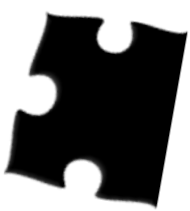
#> input picture images_solved/pieces/aurora30/piece_11.png, 190 x 211 px, found by its file name
$ python piece_to_center.py
#> lines starting #> are read from the running program, lines starting #| are printed output that depends on the picture; after the words box and inside, x2 and y2 are one past the last pixel; in counts of white or black regions, pixels touching at a corner belong together
"""
piece_to_center.py - This script processes an image of a puzzle piece, thresholds it to
isolate non-white pixels, and computes the center of these pixels (weighted center of
mass).
"""

import cv2
import matplotlib.pyplot as plt


def piece_to_center(image_path: str) -> None:
    """
    Computes the weighted center of non-white pixels in a puzzle piece image and
    displays it.

    Args:
        image_path (str): Path to the input puzzle piece image.

    Returns:
        None
    """
#> called with image_path = 'images/pieces/aurora30/piece_11.png'
    # Read the image in grayscale (simplifies processing by reducing to 1 channel).
    img = cv2.imread(image_path, cv2.IMREAD_GRAYSCALE)
#> img is the input picture: shape (211, 190); min 0, max 255, mean 111.8

    # Threshold the image to create a binary mask:
    # Pixels > 254 are set to 0 (white background); others set to 255 (piece area).
    _, binary = cv2.threshold(img, 254, 255, cv2.THRESH_BINARY_INV)
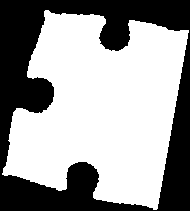
#> binary: shape (211, 190); 61.2% white; 1 black region, box (x1, y1, x2, y2) and area: (0, 0, 190, 211) 15573

    # Compute image moments from the binary mask to calculate the weighted center.
    moments = cv2.moments(binary)
#> moments = moments, m00 6251835, centre m10/m00, m01/m00 = (100.5, 108)

    # Moments explanation:
    # 'm00': Area of the white region (sum of pixel values).
    # 'm10', 'm01': Spatial moments used to calculate centroid.

    # If the area (m00) is non-zero, calculate center of mass:
    if moments["m00"] != 0:
        center_x = int(moments["m10"] / moments["m00"])  # x-coordinate of the center
#> center_x = 100
        center_y = int(moments["m01"] / moments["m00"])  # y-coordinate of the center
#> center_y = 107
    else:
        center_x, center_y = 0, 0  # Avoid division by zero if m00 is zero

    # Overlay a red dot on the original image at the computed center.
    img_center = cv2.cvtColor(img, cv2.COLOR_GRAY2BGR)  # Convert grayscale to BGR
    cv2.circle(img_center, (center_x, center_y), 5, (0, 0, 255), -1)  # Red dot
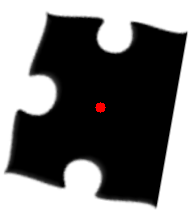
#> img_center: shape (211, 190, 3); 0.2% of pixels changed, all inside (x1, y1, x2, y2) = (95, 102, 106, 113)

    # Plot all results in one figure using subplots
    _, axs = plt.subplots(1, 2, figsize=(15, 6))

    # Thresholded binary image
    axs[0].imshow(binary, cmap="gray")
    axs[0].set_title("Thresholded Binary Image")
    axs[0].axis("off")

    # Original image with the weighted center marked
    axs[1].imshow(cv2.cvtColor(img_center, cv2.COLOR_BGR2RGB))
    axs[1].set_title("Weighted Center (Red Dot)")
    axs[1].axis("off")

    plt.tight_layout()
    plt.show()
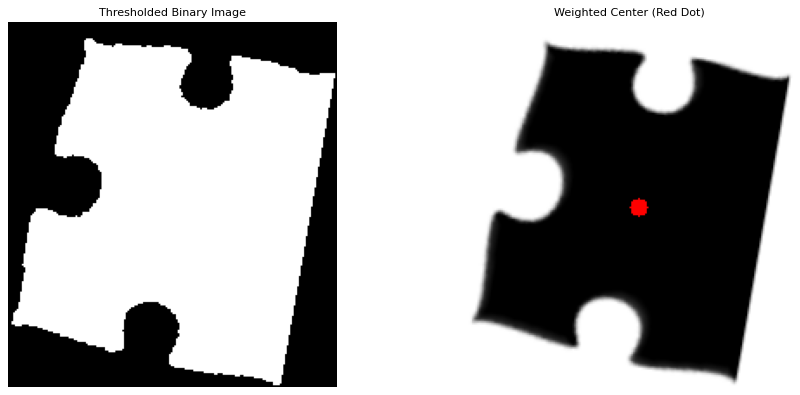
#> figure drawn by matplotlib, 2 panels


# Example usage
image_path = "images/pieces/aurora30/piece_11.png"  # Replace with your image path
piece_to_center(image_path)

$ run again, with images_solved/pieces/aurora30/piece_1.png copied over images_solved/pieces/aurora30/piece_11.png
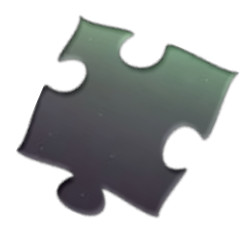
#> input picture images_solved/pieces/aurora30/piece_1.png, 242 x 252 px, found by its file name
#> in piece_to_center, `_, binary = cv2.threshold(img, 254, 255, cv2.THRESH_BINARY_INV)`:
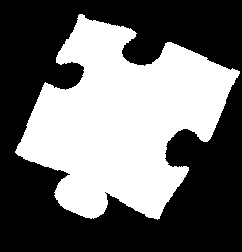
#> binary: shape (252, 242); 42.4% white; 1 white region, box (x1, y1, x2, y2) and area: (15, 14, 240, 220) 25848
#> moments = moments, m00 6591240, centre m10/m00, m01/m00 = (121.7, 120)
#> center_x = 121
#> center_y = 119
#> in piece_to_center, `plt.show()`:
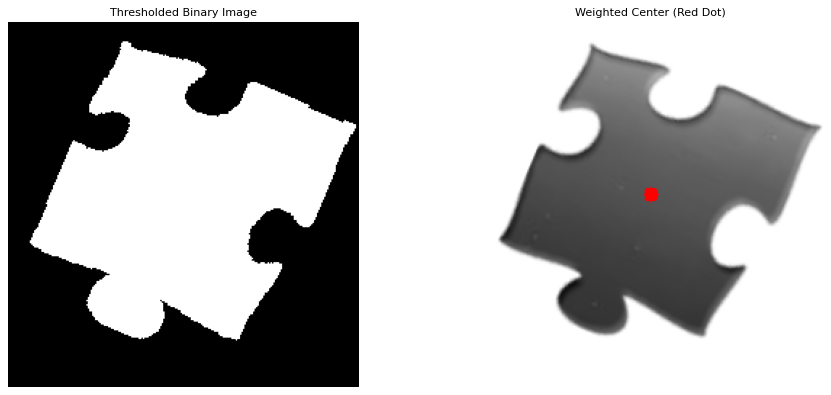
#> figure drawn by matplotlib, 2 panels

$ run again, with images_solved/pieces/aurora30/piece_10.png copied over images_solved/pieces/aurora30/piece_11.png
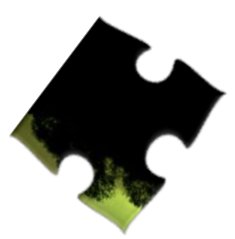
#> input picture images_solved/pieces/aurora30/piece_10.png, 235 x 239 px, found by its file name
#> in piece_to_center, `_, binary = cv2.threshold(img, 254, 255, cv2.THRESH_BINARY_INV)`:
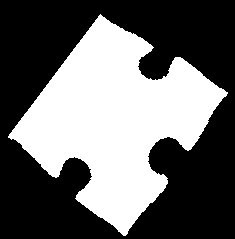
#> binary: shape (239, 235); 40.8% white; 1 white region, box (x1, y1, x2, y2) and area: (8, 14, 228, 236) 22922
#> moments = moments, m00 5845110, centre m10/m00, m01/m00 = (115.1, 119.7)
#> center_x = 115
#> center_y = 119
#> in piece_to_center, `plt.show()`:
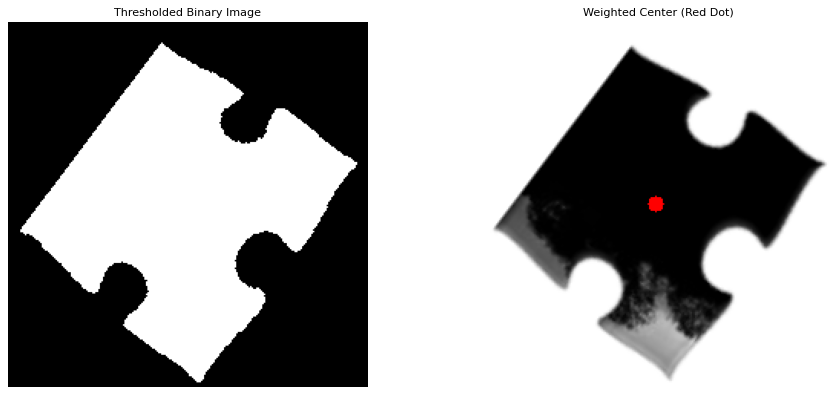
#> figure drawn by matplotlib, 2 panels

$ run again, with images_solved/pieces/aurora30/piece_13.png copied over images_solved/pieces/aurora30/piece_11.png
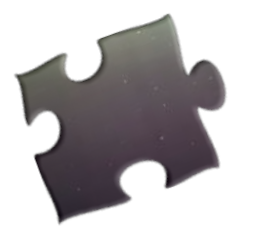
#> input picture images_solved/pieces/aurora30/piece_13.png, 254 x 230 px, found by its file name
#> in piece_to_center, `_, binary = cv2.threshold(img, 254, 255, cv2.THRESH_BINARY_INV)`:
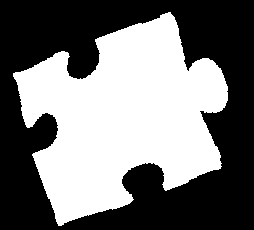
#> binary: shape (230, 254); 46.1% white; 1 white region, box (x1, y1, x2, y2) and area: (13, 12, 228, 226) 26960
#> moments = moments, m00 6874800, centre m10/m00, m01/m00 = (122.7, 117.2)
#> center_x = 122
#> center_y = 117
#> in piece_to_center, `plt.show()`:
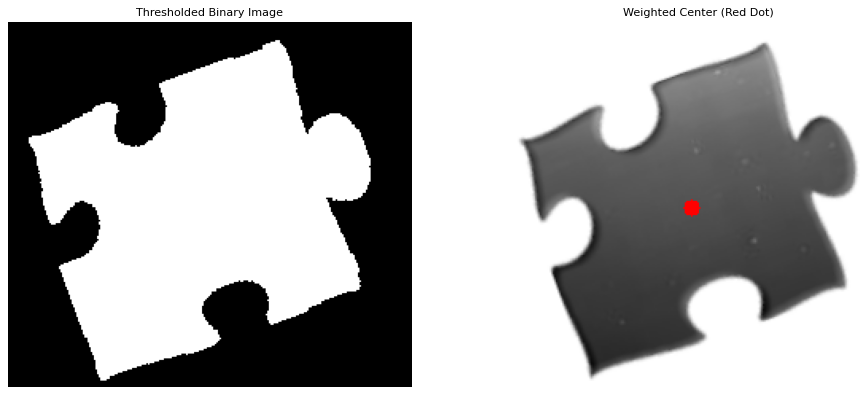
#> figure drawn by matplotlib, 2 panels
